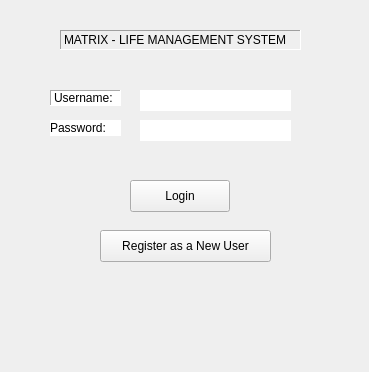
<?xml version="1.0" encoding="UTF-8"?>
<ui version="4.0">
 <class>Matrix</class>
 <widget class="QWidget" name="Matrix">
  <property name="geometry">
   <rect>
    <x>0</x>
    <y>0</y>
    <width>369</width>
    <height>372</height>
   </rect>
  </property>
  <property name="windowTitle">
   <string>Matrix</string>
  </property>
  <property name="styleSheet">
   <string notr="true">QWidget {
    background: qlineargradient(x1:0, y1:0, x2:0, y2:1,
                                stop:0 lightgreen, stop:1 darkgreen);
}
</string>
  </property>
  <widget class="QLabel" name="ProjectName">
   <property name="geometry">
    <rect>
     <x>60</x>
     <y>30</y>
     <width>241</width>
     <height>20</height>
    </rect>
   </property>
   <property name="autoFillBackground">
    <bool>false</bool>
   </property>
   <property name="frameShape">
    <enum>QFrame::Shape::Panel</enum>
   </property>
   <property name="frameShadow">
    <enum>QFrame::Shadow::Sunken</enum>
   </property>
   <property name="text">
    <string>MATRIX - LIFE MANAGEMENT SYSTEM</string>
   </property>
   <property name="textFormat">
    <enum>Qt::TextFormat::RichText</enum>
   </property>
  </widget>
  <widget class="QLabel" name="Username">
   <property name="geometry">
    <rect>
     <x>50</x>
     <y>90</y>
     <width>71</width>
     <height>16</height>
    </rect>
   </property>
   <property name="autoFillBackground">
    <bool>false</bool>
   </property>
   <property name="styleSheet">
    <string notr="true">QLabel {
    background-color: white;
}
</string>
   </property>
   <property name="frameShape">
    <enum>QFrame::Shape::Panel</enum>
   </property>
   <property name="frameShadow">
    <enum>QFrame::Shadow::Sunken</enum>
   </property>
   <property name="lineWidth">
    <number>1</number>
   </property>
   <property name="midLineWidth">
    <number>0</number>
   </property>
   <property name="text">
    <string>Username:</string>
   </property>
  </widget>
  <widget class="QLabel" name="Password">
   <property name="geometry">
    <rect>
     <x>50</x>
     <y>120</y>
     <width>71</width>
     <height>16</height>
    </rect>
   </property>
   <property name="styleSheet">
    <string notr="true">QLabel {
    background-color: white;
}
</string>
   </property>
   <property name="text">
    <string>Password: </string>
   </property>
  </widget>
  <widget class="QLineEdit" name="UsernameLine">
   <property name="enabled">
    <bool>true</bool>
   </property>
   <property name="geometry">
    <rect>
     <x>140</x>
     <y>90</y>
     <width>151</width>
     <height>21</height>
    </rect>
   </property>
   <property name="frame">
    <bool>false</bool>
   </property>
  </widget>
  <widget class="QLineEdit" name="PasswordLine">
   <property name="geometry">
    <rect>
     <x>140</x>
     <y>120</y>
     <width>151</width>
     <height>21</height>
    </rect>
   </property>
   <property name="inputMask">
    <string/>
   </property>
   <property name="frame">
    <bool>false</bool>
   </property>
   <property name="echoMode">
    <enum>QLineEdit::EchoMode::Password</enum>
   </property>
  </widget>
  <widget class="QPushButton" name="LoginButton">
   <property name="geometry">
    <rect>
     <x>130</x>
     <y>180</y>
     <width>100</width>
     <height>32</height>
    </rect>
   </property>
   <property name="text">
    <string>Login</string>
   </property>
   <property name="autoDefault">
    <bool>false</bool>
   </property>
   <property name="default">
    <bool>false</bool>
   </property>
  </widget>
  <widget class="QPushButton" name="RegisterButton">
   <property name="geometry">
    <rect>
     <x>100</x>
     <y>230</y>
     <width>171</width>
     <height>32</height>
    </rect>
   </property>
   <property name="text">
    <string>Register as a New User</string>
   </property>
   <property name="autoDefault">
    <bool>false</bool>
   </property>
   <property name="default">
    <bool>false</bool>
   </property>
  </widget>
 </widget>
 <resources/>
 <connections/>
</ui>
